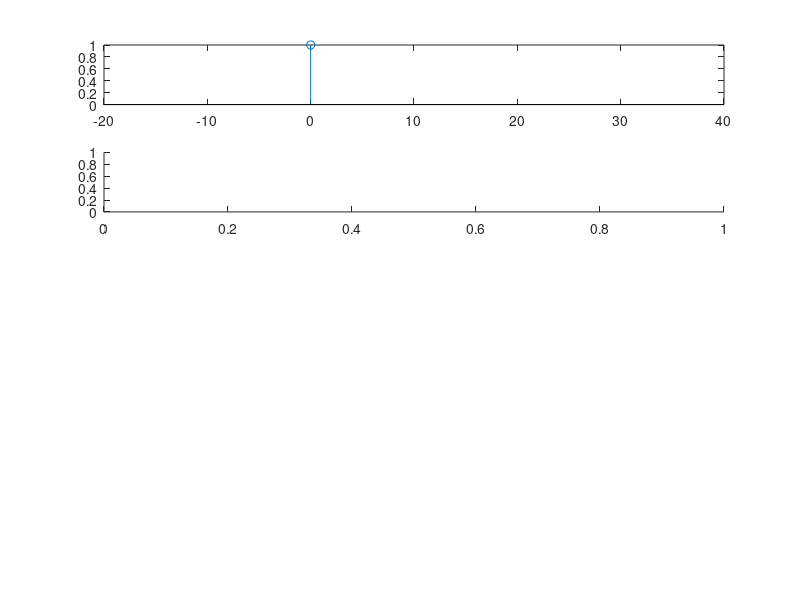

Recreate this plot in MATLAB. (Note: this script raises an error after producing the figure.)
%%%%%%%%%%%%%%%
% Unit Sample %
%%%%%%%%%%%%%%%
subplot(5,4,[1,4]);

x = 0;
stem(x, 1)
xlim([-20 40])

%%%%%%%%%%%%%
% Unit Step %
%%%%%%%%%%%%%
subplot(5,4,[5,8]);

x = -20:0.5:40;
y = heaviside(x);
y(y == 0.5) = 1;
%fplot(heaviside(x), [-20 40])
stem(x, y)

%%%%%%%%%%%%%%%%%%%%%%%%%%%
% Real Exponential Signal %
%%%%%%%%%%%%%%%%%%%%%%%%%%%
subplot(5,4,[9,12]);

x = -20:.5:40;
y = 0.8.^x;
stem(x,y)

%%%%%%%%%%%%%%%%%%%%%%%%%%%%%%
% Complex Exponential Signal %
%%%%%%%%%%%%%%%%%%%%%%%%%%%%%%
x = -20:.5:40;
y = (0.9*exp(pi*1i/10)).^x;

% Real
subplot(5,4,13);
stem(x,real(y))

% Imaginary
subplot(5,4,14);
stem(x,imag(y))

% Magnitude
subplot(5,4,15);
stem(x,(abs(y)))

% Phase
subplot(5,4,16);
stem(x, angle(y))

%%%%%%%%%%%%%%%%%%%%%%%
% Sinusoidal Sequence %
%%%%%%%%%%%%%%%%%%%%%%%
subplot(5,4,[17,20]);

x = -20:40;
y = 2*cos(2*pi*0.3*x+pi/3);
stem(x, y)
